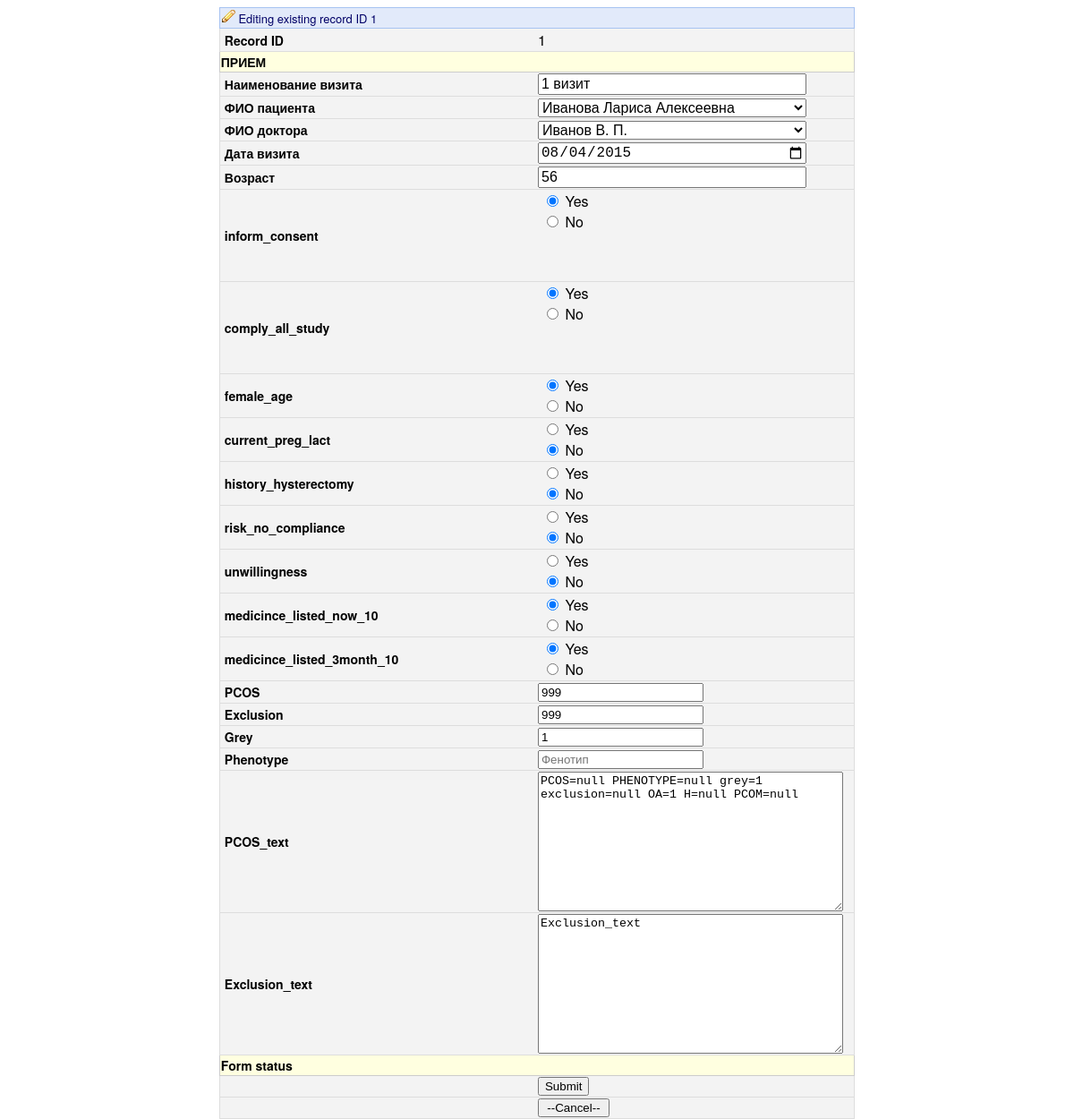
The page /update_visit/1 (signed in) on the database its author committed.
### PCOS_diag/apps/patients/models.py (models this page shows, shortened)
class Visit(models.Model):
	name_visit			= models.CharField('Номер визита', max_length=20)
	patient_key			= models.ForeignKey(Patient,  on_delete=models.CASCADE)
	doctor_key			= models.ForeignKey(Doctor, on_delete=models.CASCADE)
	date 				= models.DateField()
	age_visit			= models.IntegerField()
	inform_consent		= models.BooleanField(choices=BOOL_CHOICES,  default='No')
	comply_all_study	= models.BooleanField(choices=BOOL_CHOICES,  default='No')
	female_age			= models.BooleanField(choices=BOOL_CHOICES,  default='No')
	current_preg_lact	= models.BooleanField(choices=BOOL_CHOICES,  default='No')
	history_hysterectomy	= models.BooleanField(choices=BOOL_CHOICES,  default='No')
	risk_no_compliance		= models.BooleanField(choices=BOOL_CHOICES,  default='No')
	unwillingness				= models.BooleanField(choices=BOOL_CHOICES,  default='No')
	medicince_listed_now_10	= models.BooleanField(choices=BOOL_CHOICES,  default='No')
	medicince_listed_3month_10= models.BooleanField(choices=BOOL_CHOICES,  default='No')
	PCOS 						= models.IntegerField(blank=True, null=True)
	Exclusion 					= models.IntegerField(blank=True, null=True)
	Grey 						= models.IntegerField(blank=True, null=True)
	Phenotype 					= models.CharField('Фенотип', max_length=1,blank=True)
	PCOS_text 					= models.TextField('Заключение', max_length=500,blank=True)
	Exclusion_text				= models.TextField('ПричиныИсключения', max_length=500,blank=True)

### PCOS_diag/apps/patients/views.py (the view)
# urls.py: path('update_visit/<str:pk>', views.update_visit, name='update_visit'),
@login_required(login_url='/login_user')
def update_visit(request, pk):
	visit=Visit.objects.get(id=pk)
	form= VisitForm(instance=visit)
	if request.method=='POST':
		form=VisitForm(request.POST, instance=visit)
		if form.is_valid():
			form.save()
			return redirect('/visits_list')
	context = {'form':form, 'new':''}
	return render(request, 'forms/visit_form.html', context)

### PCOS_diag/apps/patients/models.py (called while the page is built)
	def __str__(self):
		return self.name_doctor

	def __str__(self):
		return self.name_patient

### PCOS_diag/templates/forms/visit_form.html (shortened to what this page needs)
<!{% load static %}
<!DOCTYPE html>
<html lang="en">
<head>
	<link rel="stylesheet" href="{% static 'css/style_form.css' %}" />
</head>
<body>
<div class="draw_field">
<table class="table_" style="display:table;">
	<tr class="sheet_name" >
		<td colspan="2">
			{%if new is 1 %}
			<img src={% static 'img/pencil.png' %}> Editing new record
			{% else %}
			<img src={% static 'img/pencil.png' %}> Editing existing record ID {{form.instance.id}}
			{%  endif  %}
		</td>
	</tr>
	<tr class="table_string">
		<td class="table_string_left"> <a> Record ID </a> </td>
		<td class="table_string_right"> <label> {{form.instance.id}} </label> </td>
	</tr>
	<tr class="table_name" >
		<td colspan="2"> <a> ПРИЕМ </a></td>
	</tr>
	<form  method="post" >
			<tr class="table_string">
				<td class="table_string_left"><a> Наименование визита</a>
				</td>
				<td class="table_string_right"><a> {{form.name_visit}}</a>
				</td>
			</tr>
			<tr class="table_string">
				<td class="table_string_left"><a> ФИО пациента</a>
				</td>
				<td class="table_string_right"><a> {{form.patient_key}}</a>
				</td>
			</tr>
			<tr class="table_string">
				<td class="table_string_left"><a> ФИО доктора</a>
				</td>
				<td class="table_string_right"><a> {{form.doctor_key}}</a>
				</td>
			</tr>
			<tr class="table_string">
				<td class="table_string_left"><a> Дата визита</a>
				</td>
				<td class="table_string_right"><a> {{form.date}}</a>
				</td>
			</tr>
			<tr class="table_string">
				<td class="table_string_left"><a>Возраст</a>
				</td>
				<td class="table_string_right"><a> {{form.age_visit}}</a>
				</td>
			</tr>
			<tr class="table_string">
				<td class="table_string_left"><a>inform_consent</a>
				</td>
				<td class="table_string_right"><a> {{form.inform_consent}}</a>
				</td>
			</tr>
			<tr class="table_string">
				<td class="table_string_left"><a>comply_all_study</a>
				</td>
				<td class="table_string_right"><a>{{form.comply_all_study}}</a>
				</td>
			</tr>
			<tr class="table_string">
				<td class="table_string_left"><a>female_age</a>
				</td>
				<td class="table_string_right"><a>{{form.female_age}}</a>
				</td>
			</tr>
			<tr class="table_string">
				<td class="table_string_left"><a>current_preg_lact</a>
				</td>
				<td class="table_string_right"><a>{{form.current_preg_lact}}</a>
				</td>
			</tr>
			<tr class="table_string">
				<td class="table_string_left"><a>history_hysterectomy</a>
				</td>
				<td class="table_string_right"><a>{{form.history_hysterectomy}}</a>
				</td>
			</tr>
			<tr class="table_string">
				<td class="table_string_left"><a>risk_no_compliance</a>
				</td>
				<td class="table_string_right"><a>{{form.risk_no_compliance}}</a>
				</td>
			</tr>
			<tr class="table_string">
				<td class="table_string_left"><a>unwillingness</a>
				</td>
				<td class="table_string_right"><a>{{form.unwillingness}}</a>
				</td>
			</tr>
			<tr class="table_string">
				<td class="table_string_left"><a>medicince_listed_now_10</a>
				</td>
				<td class="table_string_right"><a>{{form.medicince_listed_now_10}}</a>
				</td>
			</tr>
			<tr class="table_string">
				<td class="table_string_left"><a>medicince_listed_3month_10</a>
				</td>
				<td class="table_string_right"><a>{{form.medicince_listed_3month_10}}</a>
				</td>
			</tr>
			<tr class="table_string">
				<td class="table_string_left"><a>PCOS</a>
				</td>
				<td class="table_string_right"><a>{{form.PCOS}}</a>
				</td>
			</tr>
			<tr class="table_string">
				<td class="table_string_left"><a>Exclusion</a>
				</td>
				<td class="table_string_right"><a>{{form.Exclusion}}</a>
				</td>
			</tr>
			<tr class="table_string">
				<td class="table_string_left"><a>Grey</a>
				</td>
				<td class="table_string_right"><a>{{form.Grey}}</a>
				</td>
			</tr>
			<tr class="table_string">
				<td class="table_string_left"><a>Phenotype</a>
				</td>
				<td class="table_string_right"><a>{{form.Phenotype}}</a>
				</td>
			</tr>
			<tr class="table_string">
				<td class="table_string_left"><a>PCOS_text</a>
				</td>
				<td class="table_string_right"><a>{{form.PCOS_text}}</a>
				</td>
			</tr>
			<tr class="table_string">
				<td class="table_string_left"><a>Exclusion_text</a>
				</td>
				<td class="table_string_right"><a>{{form.Exclusion_text}}</a>
				</td>
			</tr>
			<tr class="table_name" >
				<td colspan="2"> <a>Form status</a> </td>
			</tr>
			<tr class="table_string">
				<td class="table_string_left"><a></a>
				</td>
				<td class="table_string_right"><input type="submit" >
				</td>
			</tr>
			<tr class="table_string">
				<td class="table_string_left"><a></a>
				</td>
				<td class="table_string_right">	<button type="cancel" style="width:80px" onclick="window.location='/visits_list';return false;">--Cancel--</button>
				</td>
			</tr>
	</form>
</table>
</div>
</body>

### PCOS_diag/static/css/style_form.css (style rules this page uses)
body { font-family: "Helvetica Neue",Helvetica,"Helvetica Neue",Helvetica,Arial, Verdana,sans-serif; font-size: 12px; -webkit-text-size-adjust: none; color: #000000; line-height: normal; background-color: #fff; }
.draw_field { background: #F3F3F3; width: 60%; height: 100%; margin-left: auto; margin-right: auto; }
.table_ { border: 1px solid #DDDDDD; padding: 0; background: #F3F3F3; width: 100%; border-collapse: collapse; }
.table_string { display: table-row; border: 1px solid #DDDDDD; }
.table_string_left { font-size: 14px; padding: 2px; font-weight: bold; padding-left: 5px; padding-right: 5px; width: 50%;\ }
.table_string_right { position: static; display: table-cell; float: none; width: 50%; font-size: 16px; }
.table_name { padding-left: 5px; padding-right: 5px; font-size: 14px; display: table-row; background: #FFFFE0; text-align: Left; font-weight: bold; border: 1px solid #CCCCCC; }
.sheet_name { font: normal 13px "Helvetica Neue",Helvetica,Arial, Helvetica, sans-serif; padding: 6px; border: 1px solid #A7C3F1; color: #000066; max-width: 800px; background-color: #E2EAFA; }
#id_name_patient, #id_patient_key, #id_doctor_key, #id_name_visit, #id_age_visit, #id_visit_key { width: 300px; font-size: 16px; }
#id_day_of_birth, #id_date { width: 300px; font-size: 16px; }
#id_inform_consent { width: 300px; height: 100px; font-size: 16px; }
#id_comply_all_study { width: 300px; height: 100px; font-size: 16px; }
#id_inform_consent, #id_comply_all_study, #id_female_age, #id_current_preg_lact, #id_history_hysterectomy, #id_risk_no_compliance, #id_unwillingness, #id_medicince_listed_now_10, #id_medicince_listed_3month_10 { width: 300px; font-size: 16px; list-style-type: none; margin: 0; padding-left: 5px }
#id_history_hysterectomy { width: 300px; font-size: 16px; list-style-type: none; margin: 0; padding-left: 5px; }

### rows shown on the page
Visit: instance.id "1", name_visit "1 визит", patient_key "Иванова Лариса Алексеевна", doctor_key "Иванов В. П.", date "08/04/2015", age_visit "56", inform_consent "☑ Yes ☐ No", comply_all_study "☑ Yes ☐ No", female_age "☑ Yes ☐ No", current_preg_lact "☐ Yes ☑ No", history_hysterectomy "☐ Yes ☑ No", risk_no_compliance "☐ Yes ☑ No", unwillingness "☐ Yes ☑ No", medicince_listed_now_10 "☑ Yes ☐ No", medicince_listed_3month_10 "☑ Yes ☐ No", PCOS "999", Exclusion "999", Grey "1", PCOS_text "PCOS=null PHENOTYPE=null grey=1 exclusion=null OA=1 H=null PCOM=null", Exclusion_text "Exclusion_text"
